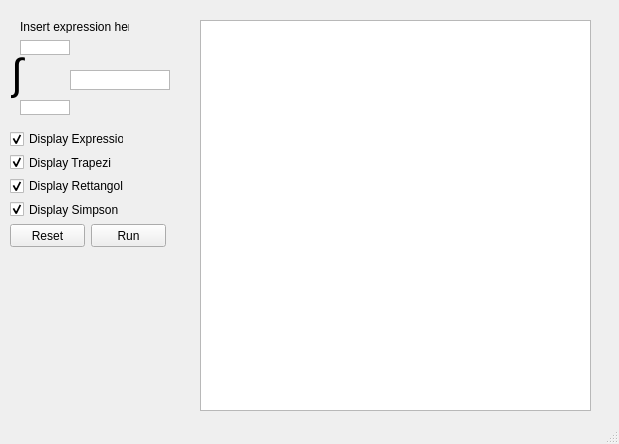
<?xml version="1.0" encoding="UTF-8"?>
<ui version="4.0">
 <class>MainWindow</class>
 <widget class="QMainWindow" name="MainWindow">
  <property name="geometry">
   <rect>
    <x>0</x>
    <y>0</y>
    <width>619</width>
    <height>444</height>
   </rect>
  </property>
  <property name="sizePolicy">
   <sizepolicy hsizetype="Minimum" vsizetype="Minimum">
    <horstretch>0</horstretch>
    <verstretch>0</verstretch>
   </sizepolicy>
  </property>
  <property name="windowTitle">
   <string>MainWindow</string>
  </property>
  <widget class="QWidget" name="centralwidget">
   <widget class="QLabel" name="integral">
    <property name="geometry">
     <rect>
      <x>11</x>
      <y>48</y>
      <width>36</width>
      <height>52</height>
     </rect>
    </property>
    <property name="font">
     <font>
      <pointsize>32</pointsize>
     </font>
    </property>
    <property name="text">
     <string>∫ </string>
    </property>
   </widget>
   <widget class="QTextEdit" name="upperLimit">
    <property name="geometry">
     <rect>
      <x>20</x>
      <y>40</y>
      <width>50</width>
      <height>15</height>
     </rect>
    </property>
    <property name="maximumSize">
     <size>
      <width>50</width>
      <height>15</height>
     </size>
    </property>
    <property name="verticalScrollBarPolicy">
     <enum>Qt::ScrollBarAlwaysOff</enum>
    </property>
    <property name="horizontalScrollBarPolicy">
     <enum>Qt::ScrollBarAsNeeded</enum>
    </property>
   </widget>
   <widget class="QChartView" name="ChartView">
    <property name="geometry">
     <rect>
      <x>200</x>
      <y>20</y>
      <width>391</width>
      <height>391</height>
     </rect>
    </property>
   </widget>
   <widget class="QTextEdit" name="lowerLimit">
    <property name="geometry">
     <rect>
      <x>20</x>
      <y>100</y>
      <width>50</width>
      <height>15</height>
     </rect>
    </property>
    <property name="maximumSize">
     <size>
      <width>50</width>
      <height>15</height>
     </size>
    </property>
    <property name="verticalScrollBarPolicy">
     <enum>Qt::ScrollBarAlwaysOff</enum>
    </property>
    <property name="horizontalScrollBarPolicy">
     <enum>Qt::ScrollBarAsNeeded</enum>
    </property>
   </widget>
   <widget class="QLabel" name="label">
    <property name="geometry">
     <rect>
      <x>20</x>
      <y>20</y>
      <width>109</width>
      <height>13</height>
     </rect>
    </property>
    <property name="text">
     <string>Insert expression here</string>
    </property>
   </widget>
   <widget class="QPushButton" name="RunButton">
    <property name="geometry">
     <rect>
      <x>91</x>
      <y>224</y>
      <width>75</width>
      <height>23</height>
     </rect>
    </property>
    <property name="text">
     <string>Run</string>
    </property>
   </widget>
   <widget class="QPushButton" name="ResetButton">
    <property name="geometry">
     <rect>
      <x>10</x>
      <y>224</y>
      <width>75</width>
      <height>23</height>
     </rect>
    </property>
    <property name="text">
     <string>Reset</string>
    </property>
   </widget>
   <widget class="QWidget" name="">
    <property name="geometry">
     <rect>
      <x>10</x>
      <y>130</y>
      <width>114</width>
      <height>88</height>
     </rect>
    </property>
    <layout class="QVBoxLayout" name="verticalLayout">
     <item>
      <widget class="QCheckBox" name="checkExpression">
       <property name="text">
        <string>Display Expression</string>
       </property>
       <property name="checked">
        <bool>true</bool>
       </property>
      </widget>
     </item>
     <item>
      <widget class="QCheckBox" name="checkTrapezi">
       <property name="text">
        <string>Display Trapezi</string>
       </property>
       <property name="checked">
        <bool>true</bool>
       </property>
      </widget>
     </item>
     <item>
      <widget class="QCheckBox" name="checkRettangoli">
       <property name="text">
        <string>Display Rettangoli</string>
       </property>
       <property name="checked">
        <bool>true</bool>
       </property>
      </widget>
     </item>
     <item>
      <widget class="QCheckBox" name="checkSimpson">
       <property name="text">
        <string>Display Simpson</string>
       </property>
       <property name="checked">
        <bool>true</bool>
       </property>
      </widget>
     </item>
    </layout>
   </widget>
   <widget class="QTextEdit" name="expressionInput">
    <property name="geometry">
     <rect>
      <x>70</x>
      <y>70</y>
      <width>100</width>
      <height>20</height>
     </rect>
    </property>
    <property name="maximumSize">
     <size>
      <width>100</width>
      <height>20</height>
     </size>
    </property>
    <property name="verticalScrollBarPolicy">
     <enum>Qt::ScrollBarAlwaysOff</enum>
    </property>
    <property name="sizeAdjustPolicy">
     <enum>QAbstractScrollArea::AdjustToContents</enum>
    </property>
   </widget>
  </widget>
  <widget class="QStatusBar" name="statusbar"/>
 </widget>
 <customwidgets>
  <customwidget>
   <class>QChartView</class>
   <extends>QGraphicsView</extends>
   <header>QtCharts</header>
  </customwidget>
 </customwidgets>
 <resources/>
 <connections>
  <connection>
   <sender>ResetButton</sender>
   <signal>clicked()</signal>
   <receiver>expressionInput</receiver>
   <slot>clear()</slot>
   <hints>
    <hint type="sourcelabel">
     <x>85</x>
     <y>213</y>
    </hint>
    <hint type="destinationlabel">
     <x>116</x>
     <y>71</y>
    </hint>
   </hints>
  </connection>
  <connection>
   <sender>RunButton</sender>
   <signal>clicked()</signal>
   <receiver>expressionInput</receiver>
   <slot>copy()</slot>
   <hints>
    <hint type="sourcelabel">
     <x>156</x>
     <y>204</y>
    </hint>
    <hint type="destinationlabel">
     <x>161</x>
     <y>70</y>
    </hint>
   </hints>
  </connection>
 </connections>
</ui>
